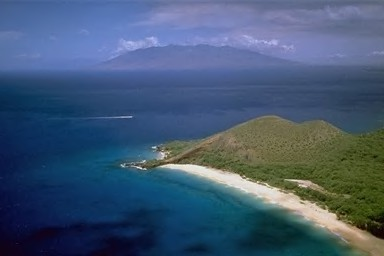
#> input picture image.orig/143.jpg, 384 x 256 px, given in place of flower.jpg, which was not available
$ jupyter execute --allow-errors CS4185_Course_Project.ipynb   (shell and % lines are left out)   (text cells are left out)
#> lines starting #> are read from the running program, lines starting #| are printed output that depends on the picture; pictures that were not available may be replaced by others from this repository, and a replacement may not be noted
[cell 1]
# run only once!

[cell 2]
import cv2 as cv
import numpy as np
from glob import glob
from google.colab.patches import cv2_imshow

[cell 3]
# the directory of the image database
database_dir = "image.orig"
# Compute pixel-by-pixel difference and return the sum
def compareImgs(img1, img2):
    # resize img2 to img1
	img2 = cv.resize(img2, (img1.shape[1], img1.shape[0]))
	diff = cv.absdiff(img1, img2)
	return diff.sum()

[cell 4]
def retrieval():
	print("1: beach")
	print("2: building")
	print("3: bus")
	print("4: dinosaur")
	print("5: flower")
	print("6: horse")
	print("7: man")
	choice = input("Type in the number to choose a category and type enter to confirm\n")
	if choice == '1':
		src_input = cv.imread("beach.jpg")
		print("You choose: %s - beach\n" % choice)
	if choice == '2':
		src_input = cv.imread("building.jpg")
		print("You choose: %s - building\n" % choice)
	if choice == '3':
		src_input = cv.imread("bus.jpg")
		print("You choose: %s - bus\n" % choice)
	if choice == '4':
		src_input = cv.imread("dinosaur.jpg")
		print("You choose: %s - dinosaur\n" % choice)
	if choice == '5':
		src_input = cv.imread("flower.jpg")
		print("You choose: %s - flower\n" % choice)
	if choice == '6':
		src_input = cv.imread("horse.jpg")
		print("You choose: %s - horse\n" % choice)
	if choice == '7':
		src_input = cv.imread("man.jpg")
		print("You choose: %s - man\n" % choice)

	cv2_imshow(src_input)

	# change the image to gray scale
	src_gray = cv.cvtColor(src_input, cv.COLOR_BGR2GRAY)

	# read image database
	database = sorted(glob(database_dir + "/*.jpg"))

	min_diff = 1e50

	for img in database:
		# read image
		img_rgb = cv.imread(img)
		# convert to gray scale
		img_gray = cv.cvtColor(img_rgb, cv.COLOR_BGR2GRAY)
		# compare the two images
		diff = compareImgs(src_gray, img_gray)
		# find the minimum difference
		if diff <= min_diff:
			# update the minimum difference
			max_img = img_rgb
			min_diff = diff
			result = img

	print("the most similar image is %s, the pixel-by-pixel difference is %f " % (result, min_diff))
	print("\n")

	cv2_imshow(max_img)
	cv.waitKey(0)
	cv.destroyAllWindows()

#> (a cell that did not finish here is left out)

[cell 6]
def SIFT():
	img1 = cv.imread("flower.jpg", cv.IMREAD_GRAYSCALE)
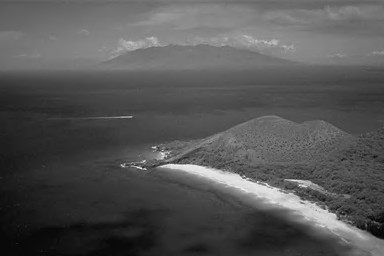
#> img1: shape (256, 384); min 0, max 244, mean 84.8
	img2 = cv.imread("image.orig/685.jpg", cv.IMREAD_GRAYSCALE)
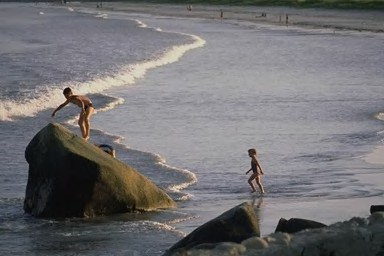
#> input picture image.orig/145.jpg, 384 x 256 px, given in place of 685.jpg, which was not available
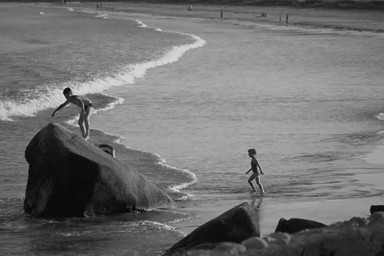
#> img2: shape (256, 384); min 1, max 225, mean 113.1
	if img1 is None or img2 is None:
		print('Error loading images!')
		exit(0)
	#-- Step 1: Detect the keypoints using SURF Detector, compute the descriptors
	minHessian = 400
	# detector = cv.xfeatures2d_SURF.create(hessianThreshold=minHessian)
	detector = cv.SIFT_create()
	keypoints1, descriptors1 = detector.detectAndCompute(img1, None)
#> keypoints1 = 90 keypoints; strongest (x, y, size): (323, 219, 18.5), (269, 195, 17.4), (304, 184, 6.5), (162, 166, 2)
	keypoints2, descriptors2 = detector.detectAndCompute(img2, None)
#> keypoints2 = 364 keypoints; strongest (x, y, size): (67, 91, 5), (252, 152, 5.1), (78, 118, 2.6), (64, 99, 3.2)
	#-- Step 2: Matching descriptor vectors with a brute force matcher
	# Since SURF is a floating-point descriptor NORM_L2 is used
	matcher = cv.DescriptorMatcher_create(cv.DescriptorMatcher_BRUTEFORCE)
	matches = matcher.match(descriptors1, descriptors2)
#> matches = 90 matches
	#-- Draw matches
	img_matches = np.empty((max(img1.shape[0], img2.shape[0]), img1.shape[1]+img2.shape[1], 3), dtype=np.uint8)
	cv.drawMatches(img1, keypoints1, img2, keypoints2, matches, img_matches)
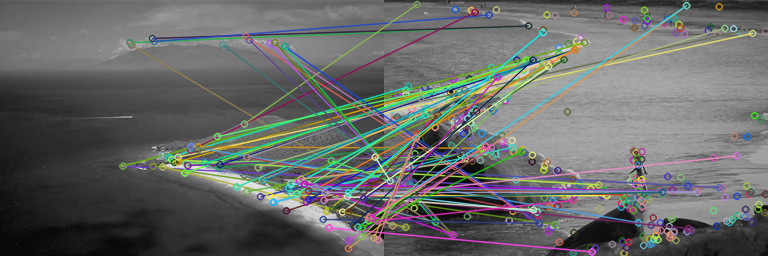
#> img_matches: shape (256, 768, 3); mean of channels 0, 1, 2 103, 104.8, 102.6; drawn as B, G, R
	#-- Show detected matches
	cv2_imshow(img_matches)
	cv.waitKey()
